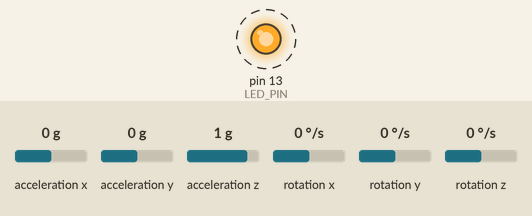
Simulated run of this sketch. Board: Arduino Uno, built with avr-gcc and run on an emulated ATmega328P. Shown: output pins drawn as LEDs (lit = HIGH). Dashed ring = blinking. The inputs (shaded band) are chosen by the test bench; at power-on: acceleration x 0 g, acceleration y 0 g, acceleration z 1 g, rotation x 0 °/s, rotation y 0 °/s, rotation z 0 °/s. What the sketch prints to the serial monitor is not drawn.

Above: at 1.1 s.
1.3 s: acceleration x set to -1.4 g
Timing chart, 0 to 10.3 s (numbered marks = the images above; inputs shaded):
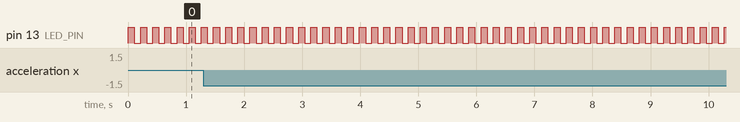

The sketch:

GO-Hackathon.ino
```cpp
#include "I2Cdev.h"
#include "MPU6050.h"

//Threshold for fall detection
#define svm_max  2147483645
#define THRES 25000


#if I2CDEV_IMPLEMENTATION == I2CDEV_ARDUINO_WIRE
#include "Wire.h"
#endif

MPU6050 accelgyro;


int16_t ax, ay, az;
int32_t ax32, ay32, az32;
int16_t gx, gy, gz;
int32_t svm;
int16_t ax32_filtered, ay32_filtered, az32_filtered;

#define OUTPUT_READABLE_ACCELGYRO

#define OUTPUT_ACCELGYRO_FALL

#define LED_PIN 13
bool blinkState = false;

void setup() {
  // join I2C bus (I2Cdev library doesn't do this automatically)
#if I2CDEV_IMPLEMENTATION == I2CDEV_ARDUINO_WIRE
  Wire.begin();
#else if I2CDEV_IMPLEMENTATION == I2CDEV_BUILTIN_FASTWIRE
  Fastwire::setup(400, true);
#endif

  // initialize serial communication
  // (38400 chosen because it works as well at 8MHz as it does at 16MHz, but
  // it's really up to you depending on your project)
  Serial.begin(115200);

  // initialize device
  Serial.println("Initializing I2C devices...");
  accelgyro.initialize();
  accelgyro.setFullScaleAccelRange(MPU6050_ACCEL_FS_16);
  // verify connection
  Serial.println("Testing device connections...");
  Serial.println(accelgyro.testConnection() ? "MPU6050 connection successful" : "MPU6050 connection failed");

  // configure Arduino LED for
  pinMode(LED_PIN, OUTPUT);
}

void loop() {
  // read raw accel/gyro measurements from device
  accelgyro.getMotion6(&ax, &ay, &az, &gx, &gy, &gz);
  //ax32_filtered=Filter.run(ax);
  //ay32_filtered=Filter.run(ay);
  //az32_filtered=Filter.run(az);
  //ax32 = ax32_filtered; ay32 = ay32_filtered; az32 = az32_filtered;
  ax32 = ax; ay32 = ay; az32 = az;
  svm = ax32 * ax32 + ay32 * ay32 + az32 * az32;
  svm = sqrt(svm);

#ifdef OUTPUT_READABLE_ACCELGYRO
  // display tab-separated accel/gyro x/y/z values
  Serial.print(ax); Serial.print(",");
  Serial.print(ay); Serial.print(",");
  Serial.print(az); Serial.print(",");
  Serial.println(svm);
#endif

#ifdef OUTPUT_ACCELGYRO_FALL
  // display tab-separated accel/gyro x/y/z values
  if (svm> svm_max)
    svm = svm_max;
  if (svm > THRES)
    Serial.println("FALL");
  /*else if ((svm < THRES)&&(svm>=ACC_4)&&(az>0))
    Serial.println("ACC 4");
  else if ((svm < ACC_4)&&(svm>=ACC_3)&&(az>0))
    Serial.println("ACC 3");
  else if ((svm < ACC_3)&&(svm>=ACC_2)&&(az>0))
    Serial.println("ACC 2");
  else if ((svm < ACC_2)&&(svm>=ACC_1)&&(az>0))
    Serial.println("ACC 1");
  else if ((svm < THRES)&&(svm>=ACC_4)&&(az<0))
    Serial.println("DEACC 4");
  else if ((svm < ACC_4)&&(svm>=ACC_3)&&(az<0))
    Serial.println("DEACC 3");
  else if ((svm < ACC_3)&&(svm>=ACC_2)&&(az<0))
    Serial.println("DEACC 2");
  else if ((svm < ACC_2)&&(svm>=ACC_1)&&(az<0))
    Serial.println("DEACC 1");*/

#endif


  // blink LED to indicate activity
  blinkState = !blinkState;
  digitalWrite(LED_PIN, blinkState);
  delay(100);
}
```

Measured:
- by itself, pin 13 (LED_PIN): alternates HIGH for 0.10 s and LOW for 0.10 s
